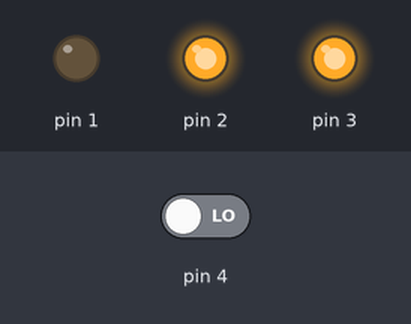
A sketch run on a simulated Arduino Uno, built with avr-gcc and run on an emulated ATmega328P. Parts: output pins drawn as LEDs (lit = HIGH). Inputs (shaded band) come from the test bench; at power-on: pin 4 LOW. Pins used as bus, display or sensor lines are not drawn.

Above: at 8.6 s.
8.7 s: pin 4 driven HIGH
At 9.6 s:
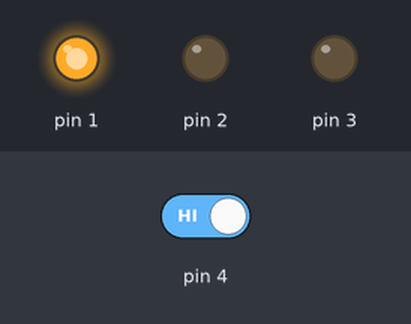
At 12.8 s:
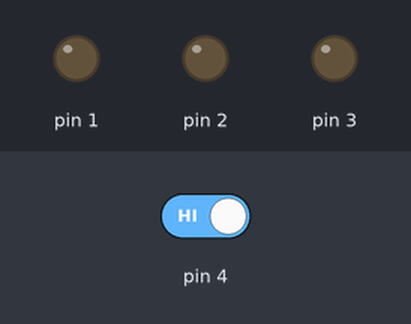
13.5 s: pin 4 driven LOW
At 14.2 s:
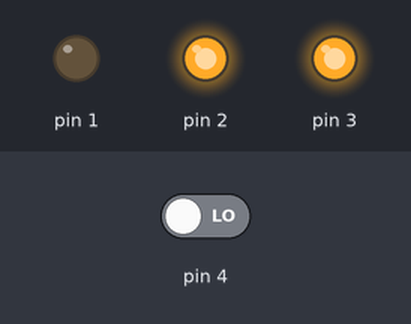
Timing chart, 0 to 28.0 s (numbered marks = the images above; inputs shaded):
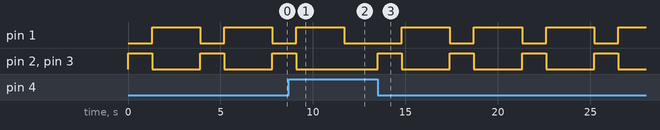

Measured:
- after the input at 8.7 s, pin 1: goes on until 11.7 s, then stays LOW; pin 2, pin 3: goes on until 9.1 s, then stays LOW
- after the input at 13.5 s, pin 1: alternates HIGH for 2.6 s and LOW for 1.3 s, starting after 1.3 s; pin 2, pin 3: alternates HIGH for 1.3 s and LOW for 2.6 s, starting at once
- by itself, pin 1: alternates HIGH for 2.6 s and LOW for 1.3 s
- by itself, pin 2, pin 3: alternates HIGH for 1.3 s and LOW for 2.6 s

The sketch:

attiny13_PS.ino
```cpp
int timeOn;
bool activity = false;
bool relax = false;
//int shiftConst = 36;
void setup() {
  //signal
  pinMode(PB3, OUTPUT);
  //green LED
  pinMode(PB0, OUTPUT);
  //yellow LED
  pinMode(PB1, OUTPUT);
  //red LED
  pinMode(PB2, OUTPUT);
  //timeOn = millis();
  //digitalWrite(PB3, HIGH);
  pinMode(PB4, INPUT);
  digitalWrite(PB0, HIGH);
}
void loop() {
//  if (millis() - timeOn > 37500){
//  digitalWrite(PB3, LOW);
//  timeOn = millis();
//  }
  if (digitalRead(PB4) == LOW) activity = true;

  if (activity == true){
    digitalWrite(PB0, LOW);
    digitalWrite(PB2, HIGH);
    digitalWrite(PB3, HIGH);
    delay(650);
    delay(650);
    digitalWrite(PB2, LOW);
    digitalWrite(PB3, LOW);
    relax = true;
  }

  if (relax == true){
    activity = false;
    digitalWrite(PB1, HIGH);
    delay(650);
    delay(650);
    delay(650);
    delay(650);
    relax = false;
    digitalWrite(PB1, LOW);
    digitalWrite(PB0, HIGH);
  }
}
```
